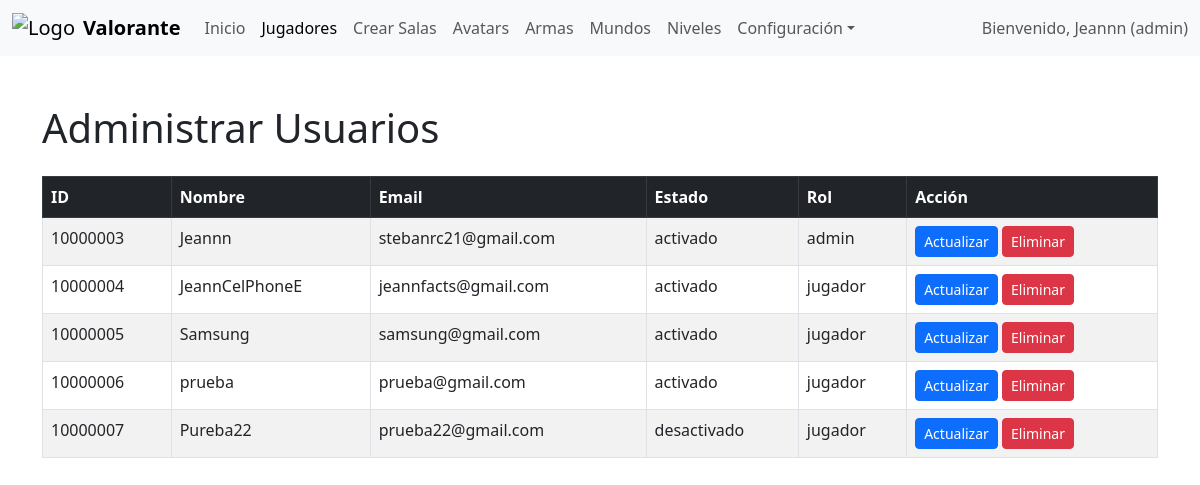
/admin/jugadores/jugadores.php (signed in), run on an earlier commit of the app's database.
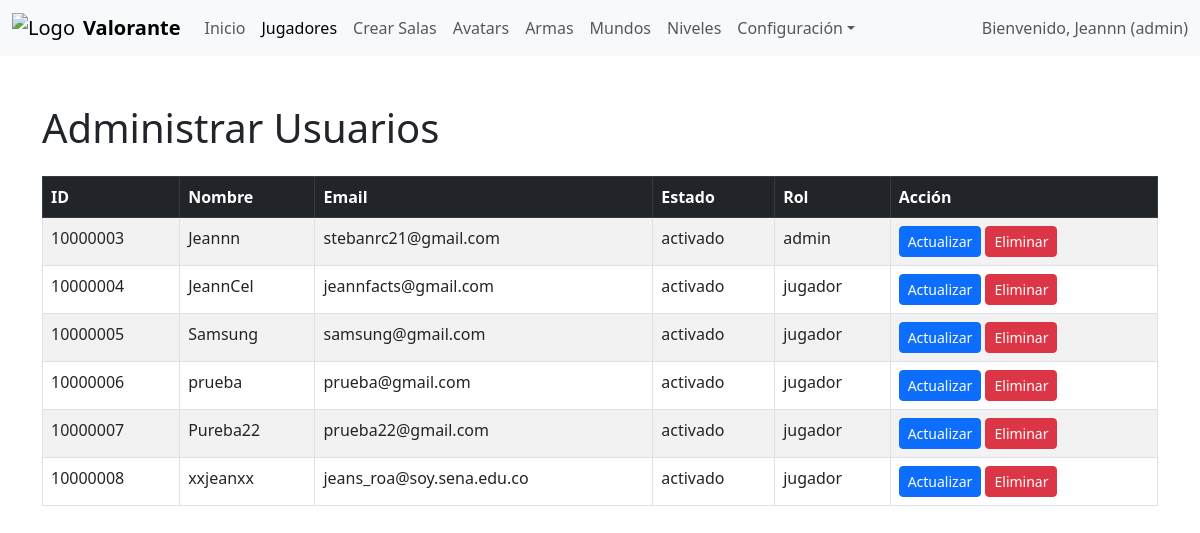
And on a later commit of the database.
### tables this page shows
CREATE TABLE `usuarios` (
  `doc` int(11) NOT NULL,
  `nom_usu` varchar(255) NOT NULL,
  `contra` varchar(255) NOT NULL,
  `email` varchar(255) NOT NULL,
  `id_avatar` int(11) NOT NULL,
  `id_rol` int(11) NOT NULL,
  `id_estado` int(11) NOT NULL,
  `ultima_sesion` timestamp NOT NULL DEFAULT current_timestamp(),
  `create_at` timestamp NOT NULL DEFAULT current_timestamp(),
  `update_at` timestamp NOT NULL DEFAULT current_timestamp() ON UPDATE current_timestamp()
);

CREATE TABLE `estados` (
  `id_estado` int(11) NOT NULL,
  `nom_estado` varchar(255) NOT NULL
);

CREATE TABLE `roles` (
  `id_rol` int(11) NOT NULL,
  `nom_rol` varchar(255) NOT NULL
);

### include/consultas.php (called while the page is built, shortened)
<?php
function obtenerUsuarios() {
    return "SELECT * FROM usuarios LEFT JOIN estados ON usuarios.id_estado = estados.id_estado
    LEFT JOIN roles ON usuarios.id_rol = roles.id_rol";
}
?>

### admin/jugadores/jugadores.php (the view, shortened to what the changed rows need)
<?php
require_once('../header.php');
?>
<body>
    <div class="container mt-5">
        <h1 class="mb-4">Administrar Usuarios</h1>
        <table class="table table-striped table-bordered">
            <thead class="table-dark">
                <tr>
                    <th>ID</th>
                    <th>Nombre</th>
                    <th>Email</th>
                    <th>Estado</th>
                    <th>Rol</th>
                    <th>Acción</th>
                </tr>
            </thead>
            <tbody>
                <?php
                try {
                    $sql = $con->prepare(obtenerUsuarios());
                    $sql->execute();
                    $filas = $sql->fetchAll(PDO::FETCH_ASSOC);
                    foreach ($filas as $detalle) {
                ?>
                    <tr>
                        <td><?php echo $detalle['doc']; ?></td>
                        <td><?php echo $detalle['nom_usu']; ?></td>
                        <td><?php echo $detalle['email']; ?></td>
                        <td><?php echo $detalle['nom_estado']; ?></td>
                        <td><?php echo $detalle['nom_rol']; ?></td>
                        <td>
                            <button class="btn btn-primary btn-sm" data-bs-toggle="modal" data-bs-target="#modalActualizar"
                                    onclick="cargarDatosModal('<?php echo $detalle['doc']; ?>',
                                                              '<?php echo $detalle['nom_usu']; ?>',
                                                              '<?php echo $detalle['email']; ?>',
                                                              '<?php echo $detalle['id_estado']; ?>',
                                                              '<?php echo $detalle['id_rol']; ?>')"> Actualizar
                            </button>
                            <a class="btn btn-danger btn-sm" href="eliminarJugadores.php?id=<?php echo $detalle['doc']; ?>" onclick="return confirm('¿Desea eliminar el registro?')">Eliminar</a>
                        </td>
                    </tr>
                <?php
                    }
                } catch (Exception $e) {
                    echo "<tr><td colspan='8'>Error al cargar los datos: " . ($e->getMessage()) . "</td></tr>";
                }
                ?>
            </tbody>
        </table>
    </div>
</body>
</html>

### admin/header.php (shortened to what the changed rows need)
<?php
require_once(ROOT_PATH . '/include/consultas.php');
$conex = new Database;
$con = $conex->conectar();
$id = $_SESSION['doc'];
$sql = $con->prepare("SELECT usuarios.doc AS usuario_id, usuarios.nom_usu AS nom_usu, roles.id_rol AS rol_id, roles.nom_rol AS nom_rol, usuarios.id_estado AS id_estado FROM usuarios INNER JOIN roles ON usuarios.id_rol = roles.id_rol WHERE usuarios.doc = ? ");
$sql->execute([$id]);
$fila = $sql->fetch();
?>
<!DOCTYPE html>
<html lang="es">
<head>
    <link rel="stylesheet" href="<?php echo BASE_URL . '/css/styles.css'; ?>">
    <link href="https://cdn.jsdelivr.net/npm/bootstrap@5.3.0/dist/css/bootstrap.min.css" rel="stylesheet">
</head>
<body>
    <nav class="navbar navbar-expand-lg navbar-light bg-light">
        <div class="container-fluid">
            <div class="collapse navbar-collapse" id="navbarContent">
                <ul class="navbar-nav me-auto mb-2 mb-lg-0">
                    <li class="nav-item"><a class="nav-link <?php echo (basename($_SERVER['PHP_SELF']) == 'index.php') ? 'active' : ''; ?>" href="<?php echo BASE_URL . '/admin/index.php'; ?>">Inicio</a></li>
                    <li class="nav-item"><a class="nav-link <?php echo (basename($_SERVER['PHP_SELF']) == 'jugadores.php') ? 'active' : ''; ?>" href="<?php echo BASE_URL . '/admin/jugadores/jugadores.php'; ?>">Jugadores</a></li>
                    <li class="nav-item"><a class="nav-link <?php echo (basename($_SERVER['PHP_SELF']) == 'crear_sala.php') ? 'active' : ''; ?>" href="<?php echo BASE_URL . '/admin/crear_sala.php'; ?>">Crear Salas</a></li>
                    <li class="nav-item"><a class="nav-link <?php echo (basename($_SERVER['PHP_SELF']) == 'avatars.php') ? 'active' : ''; ?>" href="<?php echo BASE_URL . '/admin/avatars.php'; ?>">Avatars</a></li>
                    <li class="nav-item"><a class="nav-link <?php echo (basename($_SERVER['PHP_SELF']) == 'armas.php') ? 'active' : ''; ?>" href="<?php echo BASE_URL . '/admin/armas.php'; ?>">Armas</a></li>
                    <li class="nav-item"><a class="nav-link <?php echo (basename($_SERVER['PHP_SELF']) == 'mundos.php') ? 'active' : ''; ?>" href="<?php echo BASE_URL . '/admin/mundos.php'; ?>">Mundos</a></li>
                    <li class="nav-item"><a class="nav-link <?php echo (basename($_SERVER['PHP_SELF']) == 'niveles.php') ? 'active' : ''; ?>" href="<?php echo BASE_URL . '/admin/niveles.php'; ?>">Niveles</a></li>
                    <li class="nav-item dropdown">
                    </li>
                </ul>
                <span class="navbar-text">Bienvenido, <?php echo htmlspecialchars($fila['nom_usu']); ?> (<?php echo htmlspecialchars($fila['nom_rol']); ?>)</span>
            </div>
        </div>
    </nav>
</body>

What changed in the data, as far as the page shows it:
changed usuarios "jeannfacts@gmail.com": nom_usu "JeannCelPhoneE" → "JeannCel"
changed usuarios "Pureba22": id_estado.nom_estado "desactivado" → "activado"
added usuarios: doc "10000008", nom_usu "xxjeanxx", email "jeans_roa@soy.sena.edu.co", id_estado.nom_estado "activado", id_rol.nom_rol "jugador"
